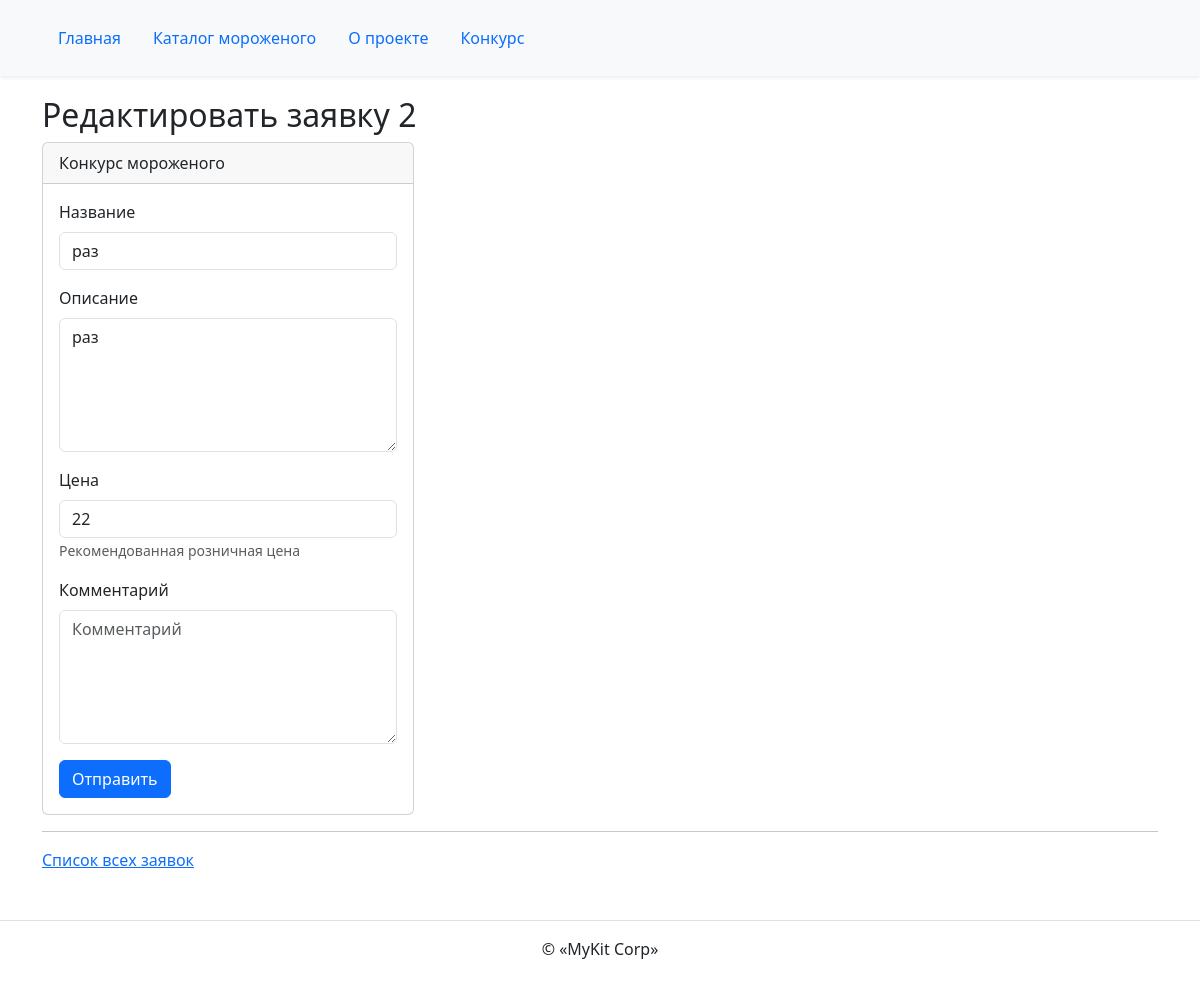
Screenshot of /contest/2/edit/ with the database file from the repository.
### contest/models.py (models this page shows)
class Contest(models.Model):
    title = models.CharField(verbose_name='Название', max_length=20)
    description = models.TextField(verbose_name='Описание')
    price = models.IntegerField(
        verbose_name='Цена',
        validators=[MinValueValidator(10), MaxValueValidator(100)],
        help_text='Рекомендованная розничная цена',
    )
    comment = models.TextField(verbose_name='Комментарий', blank=True)

### contest/views.py (the view)
# urls.py: path('', views.proposal, name='create'),
def proposal(request, pk=None):
    if pk is not None:
        instance = get_object_or_404(Contest, pk=pk)
    else:
        instance = None
    form = ContestForm(request.POST or None, instance=instance)
    context = {'form': form}
    if form.is_valid():
        form.save()
    return render(request, 'contest/form.html', context)

### contest/forms.py
class ContestForm(forms.ModelForm):
    class Meta:
        model = Contest
        fields = '__all__'
        widgets = {
            'description': forms.Textarea({'cols': '22', 'rows': '5'}),
            'comment': forms.Textarea({'cols': '22', 'rows': '5'}),
        }

### templates/contest/form.html (shortened to what this page needs)
{% extends "base.html" %}
{% load django_bootstrap5 %}
{% block content %}
  {% with data=form.instance %}
    {% if "/edit/" in request.path %}
      <h2>Редактировать заявку {{ data.pk }}</h2>
    {% elif "/delete/" in request.path %}
      <h2>Удалить заявку {{ data.pk }}</h2>
    {% else %}
      <h2>Подать заявку</h2>
    {% endif %}
    <div class="card col-4">
      <div class="card-header">
        Конкурс мороженого
      </div>
      <div class="card-body">
        <form method="post">
            {% if not "/delete/" in request.path %}
                {% bootstrap_form form %}
            {% else %}
                <p>{{ data.title }}</p>
                <p>{{ data.price }}</p>
                <p>{{ data.description }}</p>
                <p>{% if data.comment %} {{ data.comment }}</p>
                {% endif %}
            {% endif %}
          {% bootstrap_button button_type="submit" content="Отправить" %}
        </form>
      </div>
    </div>
  {% endwith %}
  <hr>
  <div>
    <a href="{% url 'contest:list' %}">Список всех заявок</a>
  </div>
{% endblock %}

### rows the page displays
Contest: pk "2", title "раз", description "раз", price "22"
